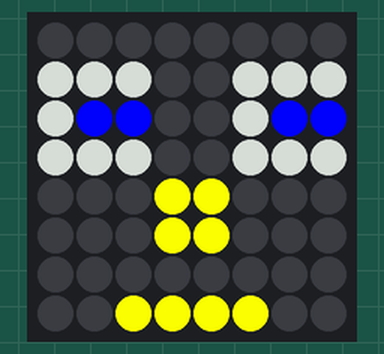
Simulated run of this program. Board: Raspberry Pi (BCM pin numbers) with a Sense HAT. On the bench: the Sense HAT's 8×8 RGB LED matrix.

Above: at 0.1 s.
At 1.1 s:
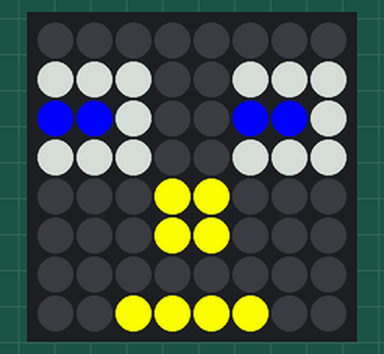

Measured:
- what the display in image 1 shows lasts 1.0 s, from 1.0 s to 2.0 s

The program:

eyes.py
```python
from sense_hat import SenseHat
import time
sense = SenseHat()
w = [150, 150, 150]
b = [0, 0, 255]
e = [0, 0, 0]
r = [255,255,0]
image = [
e,e,e,e,e,e,e,e,
w,w,w,e,e,w,w,w,
w,b,b,e,e,w,b,b,
w,w,w,e,e,w,w,w,
e,e,e,r,r,e,e,e,
e,e,e,r,r,e,e,e,
e,e,e,e,e,e,e,e,
e,e,r,r,r,r,e,e
]
sense.set_pixels(image)
while True:
 time.sleep(1)
 sense.flip_h()
```
